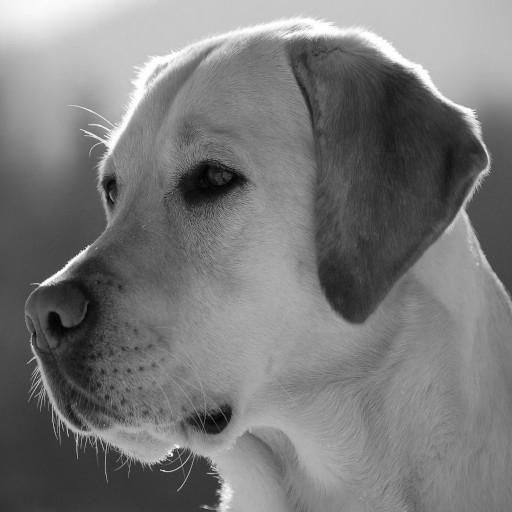
#> input picture lab03/labrador_gray.jpg, 512 x 512 px
$ jupyter execute gram_transform05.ipynb
#> lines starting #> are read from the running program, lines starting #| are printed output that depends on the picture
[cell 1]
import matplotlib
import matplotlib.pyplot as plt
from PIL import Image
import math

[cell 2]
def func(x,a,b,c,s1):
    if x < a or x > b:
        y = c * x
    else:
        y = s1
    return  int(y)

[cell 3]
a = []
x = list(range(256))
for i in x:
    a.append(func(i,100,150,1,200))
plt.plot(x,a)
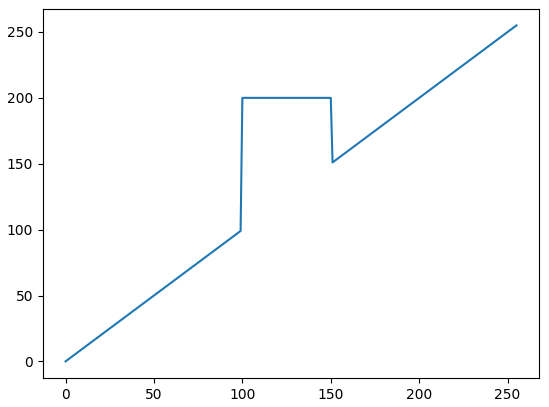
#> figure drawn by matplotlib, 1 panel; curve peaks at x = 255, y = 255

[cell 4]
a = 100
b = 150
c = 1
s1 = 200
im1 = Image.open('labrador_gray.jpg')
#> im1 is the input picture: PIL image 512x512 L; min 0, max 255, mean 121.4
im2 = Image.new('L',(im1.size[0],im1.size[1]))
#> im2: PIL image 512x512 L; every value is 0
for i in range(im1.size[0]):
    for j in range(im1.size[1]):
        s = im1.getpixel((i,j))
        im2.putpixel((i,j),func(s,a,b,c,s1))
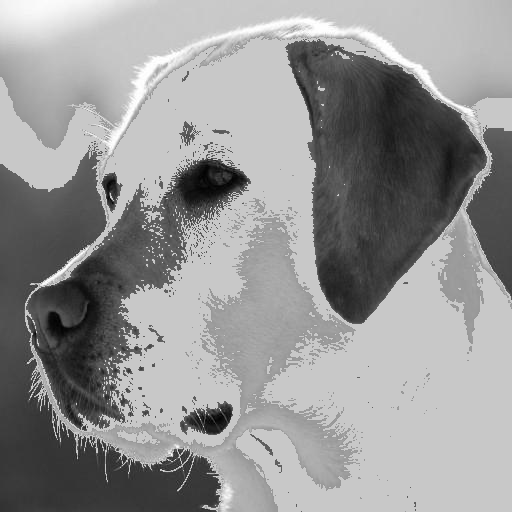
#> im2: PIL image 512x512 L; min 0, max 255, mean 148.7
im1.show()
im2.show()
